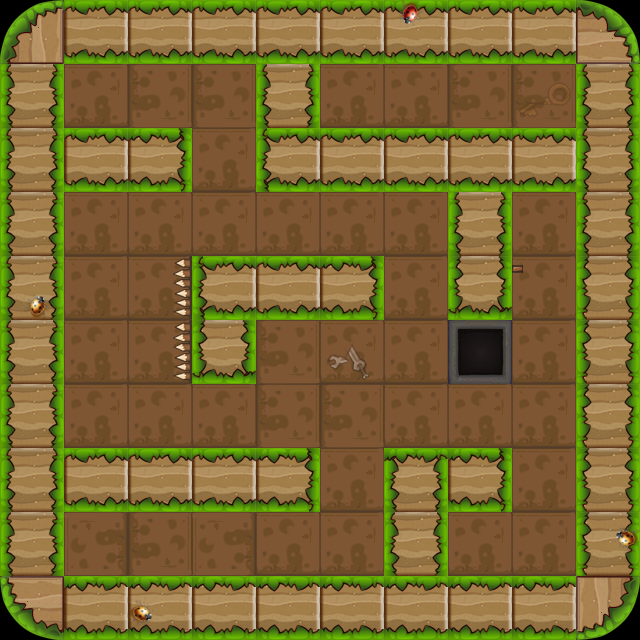

The image is a tile-based game level rendered from a .tmx file. Its description and source (layers, tilesets, objects; grid data summarised) follow:
An orthogonal 10x10 tile map with 64x64 px tiles, 3 tile layers (bg1, fg1, fg2) and 26 objects (13x wall, 4x enemy, player, door, key, ...).

<map version="1.0" orientation="orthogonal" renderorder="right-down" width="10" height="10" tilewidth="64" tileheight="64">
 <properties>
  <property name="maxStep" value="17" />
 </properties>
 <tileset firstgid="1" name="lv2map" tilewidth="64" tileheight="64">
  <image source="lv2map.png" width="256" height="256" />
 </tileset>
 <layer name="bg1" width="10" height="10">
  <data>[100 cells, 100 non-empty, 3 distinct tile ids]</data>
 </layer>
 <layer name="fg1" width="10" height="10">
  <data>[100 cells, 58 non-empty, 6 distinct tile ids]</data>
 </layer>
 <layer name="fg2" width="10" height="10">
  <data>[100 cells, 5 non-empty, 3 distinct tile ids]</data>
 </layer>
 <objectgroup name="obj1">
  <object name="wall" x="0" y="0" width="640" height="64" />
  <object name="wall" x="0" y="0" width="64" height="640" />
  <object name="wall" x="576" y="0" width="64" height="640" />
  <object name="wall" x="0" y="576" width="640" height="64" />
  <object name="wall" x="256" y="128" width="384" height="64" />
  <object name="player" x="64" y="512" width="64" height="64" />
  <object name="enemy" x="128" y="64" width="64" height="64" />
  <object name="door" x="320" y="64" width="64" height="64" />
  <object name="key" x="384" y="64" width="64" height="64">
   <properties>
    <property name="active" value="false" />
   </properties>
  </object>
  <object name="wall" x="192" y="256" width="64" height="128" />
  <object name="wall" x="0" y="448" width="320" height="64" />
  <object name="enemy" x="64" y="64" width="64" height="64" />
  <object name="wall" x="0" y="128" width="192" height="64" />
  <object name="enemy" x="448" y="512" width="64" height="64" />
  <object name="dong" x="448" y="320" width="64" height="64" />
  <object name="banzi" x="512" y="256" width="64" height="13" />
  <object name="wall" x="448" y="128" width="64" height="192" />
  <object name="fazhen_A" x="512" y="64" width="64" height="64">
   <properties>
    <property name="target" value="fazhen_B" />
   </properties>
  </object>
  <object name="fazhen_B" x="512" y="192" width="64" height="64">
   <properties>
    <property name="target" value="fazhen_A" />
   </properties>
  </object>
  <object name="enemy" x="192" y="192" width="64" height="64" />
  <object name="wall" x="384" y="448" width="128" height="64" />
  <object name="wall" x="256" y="0" width="64" height="192" />
  <object name="wall" x="192" y="256" width="192" height="64" />
  <object name="wall" x="384" y="448" width="64" height="192" />
  <object name="ding" x="179" y="256" width="13" height="128" />
  <object name="box" x="192" y="512" width="64" height="64" />
 </objectgroup>
</map>
